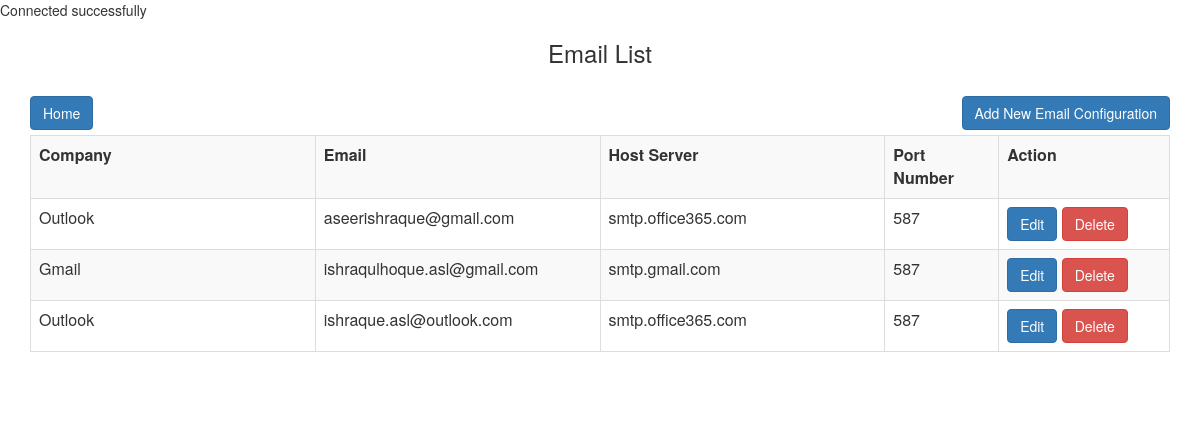
The app's page /email_list.php, older data.
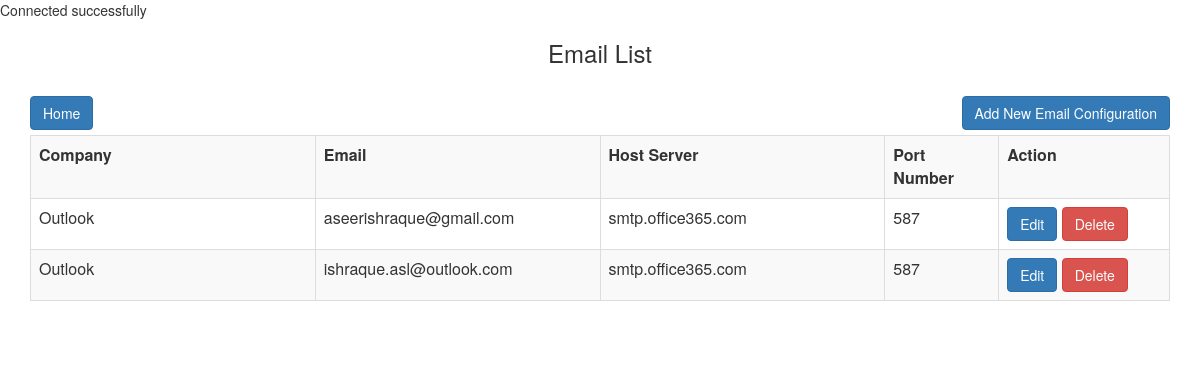
The same page, newer data.
### tables this page shows
CREATE TABLE `email_configs` (
  `id` int(11) NOT NULL,
  `mail_company` varchar(150) NOT NULL,
  `mail` varchar(150) NOT NULL,
  `mail_password` varchar(150) NOT NULL,
  `mail_host` varchar(150) NOT NULL,
  `mail_port` varchar(15) NOT NULL
);

### email_list.php (the view, shortened to what this page needs)
<?php
include_once('connect.php');
function getEmailList($connect)
{
	$query = "SELECT * FROM email_configs ORDER BY id";
	$statement = $connect->prepare($query);
	$statement->execute();
	$result = $statement->fetchAll();
	$total_row = $statement->rowCount();
	$output = '
	<div class="table-responsive">
		<table class="table table-bordered table-striped">
			<tr>
				<th width="25%">Company</th>
				<th width="25%">Email</th>
				<th width="25%">Host Server</th>
				<th width="10%">Port Number</th>
				<th width="20%">Action</th>
			</tr>
	';
	if($total_row > 0)
	{
		foreach($result as $row)
		{
			$output .= '
				<tr>
					<td>'.$row["mail_company"].'</td>
					<td>'.$row["mail"].'</td>
					<td>'.$row["mail_host"].'</td>
					<td>'.$row["mail_port"].'</td>
					<td>
                    <a href="edit_email.php?id='.$row['id'].'" class="btn btn-primary">Edit</a>
                    <a href="process.php?delete_email=1&id='.$row['id'].'" class="btn btn-danger">Delete</a>
                    </td>
				</tr>
			';
		}
	}
	else
	{
		$output .= '
		<tr>
			<td colspan="4" align="center">No Email Data Found</td>
		</tr>
		';
	}
	$output .= '</table>';
	return $output;
}
?>
<!DOCTYPE html>
<html>
	<head>
		<link rel="stylesheet" href="bootstrap.min.css" />
	</head>
	<body>
		<br />
		<div class="container">
			<h3 class="text-center">Email List</h3>
			<br />
            <a style="margin-bottom:5px" class="btn btn-primary" href="index.php">Home</a>
            <a style="margin-bottom:5px;float:right" class="btn btn-primary" href="create_email.php">Add New Email Configuration</a>
			<div class="row">
				<div class="col-md-12">
				<?php
                    echo getEmailList($connect);
		    	?>
				</div>
			</div>
		</div>
		<br />
		<br />
	</body>
</html>

Row changes from the older to the newer data that the page shows:
removed email_configs: mail_company "Gmail", mail "ishraqulhoque.asl@gmail.com", mail_host "smtp.gmail.com", mail_port "587"
